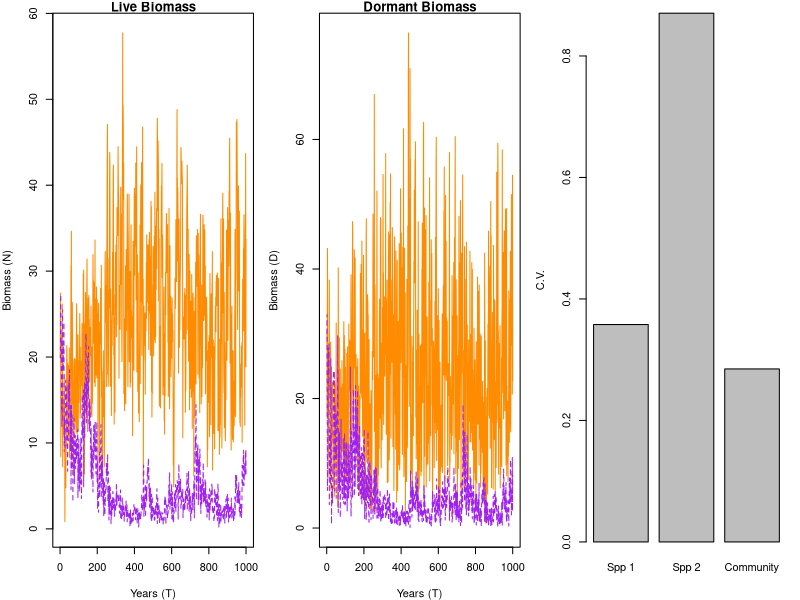

The R source for this figure:
#~~~~~~~~~~~~~~~~~~~~~~~~~~~~~~~~~~~~~~~~~~~~~~~~~~~~~~~~~~~~~~~~#
## Continuous-time temporal storage effect model of two species ## 
## coexisting on one essential resource                         ##
#~~~~~~~~~~~~~~~~~~~~~~~~~~~~~~~~~~~~~~~~~~~~~~~~~~~~~~~~~~~~~~~~#

# species "split" themselves between a dormant, low-mortaility stage (D) and a higher mortality, high growth stage (N)
# the single resource is R

rm(list=ls())
library(deSolve)
library(mvtnorm)

####
#### Parameters
####
maxTime <- 1000
c <- c(1,1)
b <- c(0.5, 0.5)
mD <- c(0.0001, 0.0001)
r <- c(2.2, 2)
K <- c(.1, .1)
mN <- c(0.1, 0.1)
a <- 0.5
S <- 10
sVar <- 10
sigE <- c(1)
rho <- c(-1)

####
#### Model function
####
#continuous model
updateDNR <- function(t, DNR, parms){
  with(as.list(c(DNR, parms)), {
    dD1dt = -(mD[1]*D1)
    dD2dt = -(mD[2]*D2)
    dN1dt = N1*(r[1]*R/(K[1]+R)) - mN[1]*N1
    dN2dt = N2*(r[2]*R/(K[2]+R)) - mN[2]*N2
    dRdt = a*((S+rand(t))-R) - (N1*(r[1]*R/(K[1]+R)) + (N2*(r[2]*R/(K[2]+R))))
    list(c(dD1dt, dD2dt, dN1dt, dN2dt, dRdt))
  })
}

#discrete model
gfun <- function(t, y, parms){
  with (as.list(y),{
    g1 <- gVec1[t]
    g2 <- gVec2[t]
    D1 <- D1 - (N1+D1)*g1 + N1
    D2 <- D2 - (N2+D2)*g2 + N2
    N1 <- 0+(N1+D1)*g1
    N2 <- 0+(N2+D2)*g2
    R <- R
    return(c(D1, D2, N1, N2, R))
  })
}


####
#### Simulate model
####
#function for transition time series
getG <- function(sigE, rho, nTime){
  varcov <- matrix(c(sigE, rho*sigE, rho*sigE, sigE), 2, 2)
  e <- rmvnorm(n = nTime, mean = c(0,0), sigma = varcov)
  g <- exp(e) / (1+exp(e))
  return(g)
}
gVec <- getG(sigE = sigE, rho = rho, nTime = maxTime)
gVec1 <- gVec[,1]
gVec2 <- gVec[,2]

#forcing for resource supply rate variations
forcedat <- data.frame(Time = c(1:maxTime),
                       Supply = rnorm(maxTime,0,sVar))
forcedat[forcedat$Supply<(-S),2] <- -S #don't let supply go negative
rand <- approxfun(x = forcedat[,1], y = forcedat[,2], method = "linear", rule = 2)
  
simTime <- seq(1,maxTime,by=1)
parms <- list(
  c = c,
  b = b,
  mD = mD,
  r = r,
  K = K,
  mN = mN, 
  a = a,
  S = S
)
DNR <- c(D=c(30,30), N=c(20,20),R=1)
output = as.data.frame(ode(y = DNR, times = simTime, func = updateDNR,
                           parms = parms, events = list(func = gfun, times=simTime)))


####
#### Plot results
####
par(mfrow=c(1,3),mar=c(4,4,1,1))
# ylim=c(0, max(output[,4]+output[,5]))
matplot(simTime, output[,4:5], type="l", main="Live Biomass", 
        col=c("darkorange", "purple"), xlab="Years (T)", ylab="Biomass (N)")
# lines(simTime, output[,4]+output[,5], lwd=3, col="dodgerblue")
matplot(simTime, output[,2:3], type="l", main="Dormant Biomass", 
        col=c("darkorange", "purple"), xlab="Years (T)", ylab="Biomass (D)")
cvs <- c((sd(output[,4])/mean(output[,4])), 
         (sd(output[,5])/mean(output[,5])), 
         (sd(output[,4]+output[,5])/mean(output[,4]+output[,5])))
barplot(cvs, names.arg = c("Spp 1", "Spp 2", "Community"), ylab="C.V.")


# 
# R <- seq(0,1,0.01)
# getR <- function(r, R, K){
#   out1 <- r[1]*R/(K[1]+R)
#   out2 <- r[2]*R/(K[2]+R)  
#   return(cbind(out1, out2))
# }
# tmp<-getR(r, R, K)
# matplot(R, tmp, type="l", col=c("darkorange", "purple"), 
#         ylab="Intrinsic growth rate (r)", xlab="Resource density (R)")
